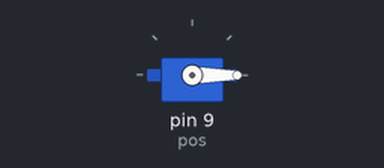
This sketch was run on a simulated Arduino Uno, built with avr-gcc and run on an emulated ATmega328P. On the bench: servo.

Above: at 0.05 s.
At 1.3 s:
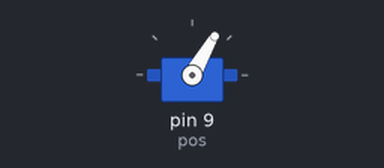
At 2.55 s:
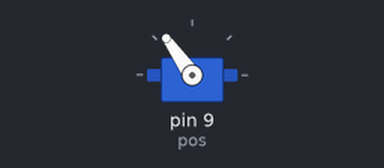
At 5.1 s:
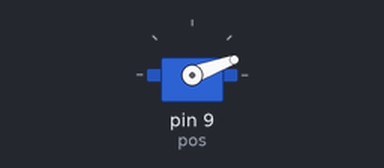
Timing chart, 0 to 13.5 s (numbered marks = the images above):
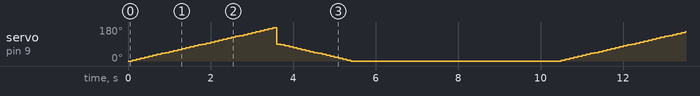

The sketch:

10_project.ino
```cpp
#include <Servo.h>
Servo s;
int x = 0;
int pos = 9;

void setup(){
  s.attach(pos);
}

void loop() {
  for (x = 0; x < 180; x+= 5)
  {
    s.write(x);
    delay(100);
  }
  for (x = 90; x != 0; x -= 5){
    s.write(x);
    delay(100);
  }
  s.write(0);
  delay(5000);
}
```
